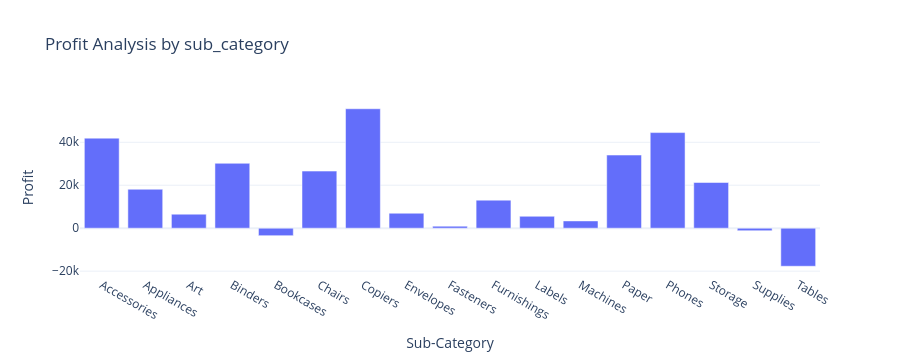

The code cell stored with this chart in its notebook:
### Code cell
fig = px.bar(profit_by_sub_category,x = 'Sub-Category',y = 'Profit',title = 'Profit Analysis by sub_category')
fig.show()

### Figure 1 — Plotly figure (JSON) as saved in the notebook; plotly's stock layout.template omitted (floating-point values rounded to 4 significant figures)
{"data": [{"hovertemplate": "Sub-Category=%{x}<br>Profit=%{y}<extra></extra>", "legendgroup": "", "marker": {"color": "#636efa", "pattern": {"shape": ""}}, "name": "", "orientation": "v", "showlegend": false, "textposition": "auto", "type": "bar", "x": ["Accessories", "Appliances", "Art", "Binders", "Bookcases", "Chairs", "Copiers", "Envelopes", "Fasteners", "Furnishings", "Labels", "Machines", "Paper", "Phones", "Storage", "Supplies", "Tables"], "xaxis": "x", "y": [41940.0, 18140.0, 6528.0, 30220.0, -3473.0, 26590.0, 55620.0, 6964.0, 949.5, 13060.0, 5546.0, 3385.0, 34050.0, 44520.0, 21280.0, -1189.0, -17730.0], "yaxis": "y"}], "layout": {"autosize": true, "barmode": "relative", "height": 360, "legend": {"tracegroupgap": 0}, "title": {"text": "Profit Analysis by sub_category"}, "xaxis": {"anchor": "y", "autorange": true, "domain": [0, 1], "range": [-0.5, 16.5], "title": {"text": "Sub-Category"}, "type": "category"}, "yaxis": {"anchor": "x", "autorange": true, "domain": [0, 1], "range": [-21800.0, 59690.0], "title": {"text": "Profit"}, "type": "linear"}}}
